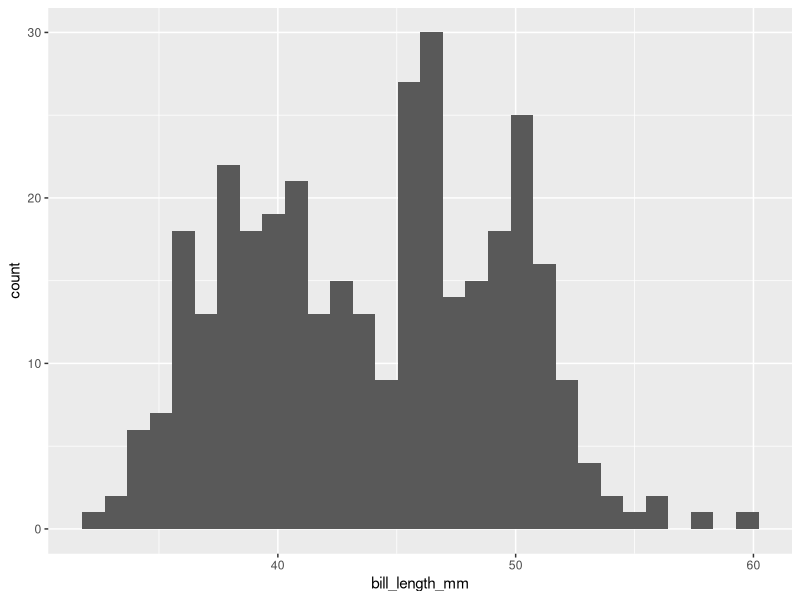

The R script that drew this image:
library(tidyverse)
install.packages("palmerpenguins")
library(palmerpenguins)
a<-c(1,2,3,4)
a


penguins %>%
  ggplot(aes(x= bill_length_mm))+
  geom_histogram()
